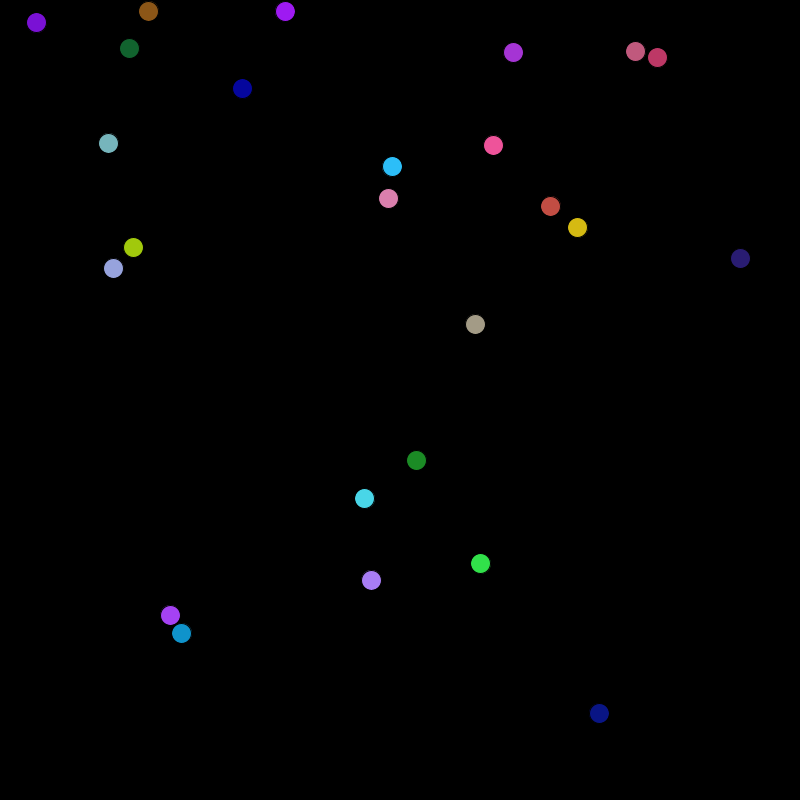
Frame 1 (no input)
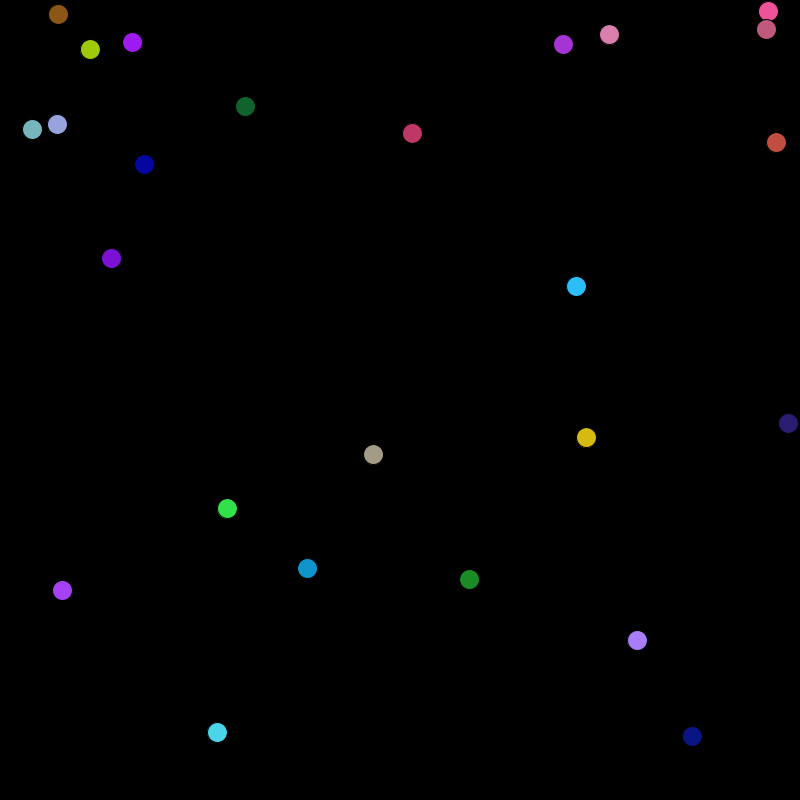
Frame 60 (the mouse pressed at the canvas centre just before this capture)
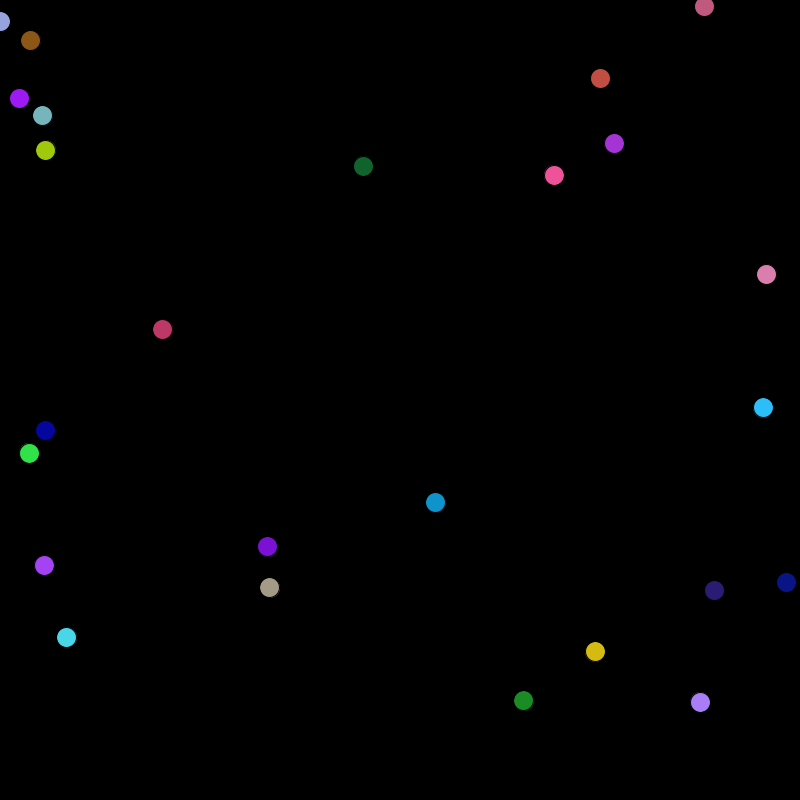
Frame 120 (the mouse held since frame 60 and released just before this capture)

The Processing sketch that drew these frames (run headless with seeded random() and noise(); from frame 60 on, the mouse is pressed at the canvas centre):

// Processing sketch: ChainReaction
// ── ChainReaction.pde
Ball [] balls; 
boolean reactionStarted; 

void setup(){
   size(800,800); 
   reactionStarted = false; 
   balls = new Ball [25]; 
   for (int i = 0; i < balls.length; i ++){
     balls[i] = new Ball(); }
}


void draw(){
  background(0);
  for (Ball b : balls){ 
      fill(b.c);
      ellipse(b.x, b.y, b.rad*2, b.rad*2);
      if(b.state == 0)
        b.move(); 
      else
        b.explode();
  }
}

int triggers = 1;
void mouseClicked(){
   if(triggers > 0){
      Ball source = new Ball();
      source.x = mouseX;
      source.y = mouseY;
      source.state = 1;
      balls = (Ball[])expand(balls, balls.length + 1);

   }
}
// ── Ball.pde
class Ball {
  
  float x;
  float y;
  float rad;
  color c;
  float dx;
  float dy;
  int state;
  
  Ball(){ 
   float r = random(256);
   float g = random(256);
   float b = random(256);
   c = color(r, g, b);
   rad = 10;
   x = random((width - r) + r/2);
   y = random((height - r) + r/2);
   dx = random(10) - 5;
   dy = random(10) - 5;
   state = 0;
  }
  
  void move(){
    x = x + dx;
    y = y + dy;
    bounce();
  }
  
  void bounce(){
    if(x < 0 || x > 800)
      dx = -1 * dx;
      
    if(y < 0 || y > 800)
      dy = -1 * dy;
  }
  
  void setState(int newState){
    state = newState; 
  }
  
  void setX(int newX){
   x = newX; 
  }
  
  void setY(int newY){
   y = newY; 
  }
  
  void explode(){
    if(state < 10){
      rad ++;
      state++;
    }
    else{
      rad = 0;
    }
  }
}
